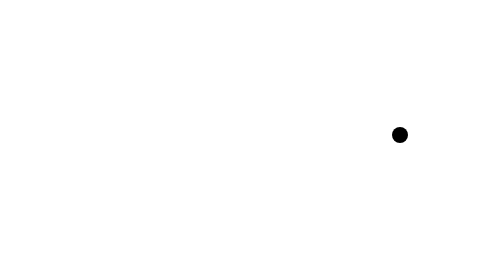
Frame 1 (no input)
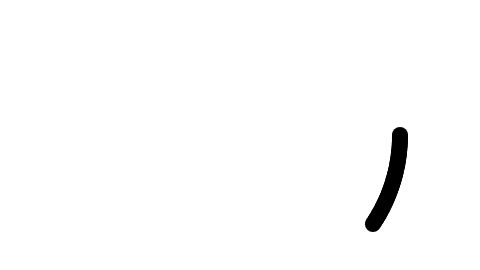
Frame 60 (no input)
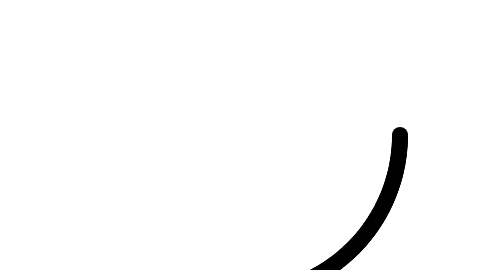
Frame 120 (the mouse pressed at the canvas centre since frame 60)

The p5.js sketch that drew these frames (run headless with seeded random() and noise() and a simulated clock; from frame 60 on, the mouse is pressed at the canvas centre):

// p5.js sketch
// ── sketch.js
// Learning Processing
// Daniel Shiffman
// http://www.learningprocessing.com

// Example 13-5: Polar to Cartesian

// Polar coordinates (r, theta) are converted to Cartesian (x,y) 
// for use in the ellipse() function.
var r = 160; 
var theta = 0;

function setup() {
  createCanvas(480, 270);
  background(255);
}

function draw() {

  // Polar to Cartesian conversion
  var x = r * cos(theta);
  var y = r * sin(theta);

  // Draw an ellipse at x,y
  noStroke();
  fill(0);
  ellipse(x + width/2, y + height/2, 16, 16); // Adjust for center of window

  // Increment the angle
  theta += 0.01;
}
